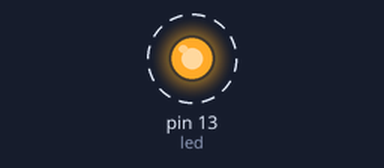
A sketch run on a simulated Arduino Uno, built with avr-gcc and run on an emulated ATmega328P. Parts: output pins drawn as LEDs (lit = HIGH). Dashed ring = blinking. What the sketch prints to the serial monitor is not drawn.

Above: at 0.2 s.
Timing chart, 0 to 3.0 s (numbered marks = the images above):
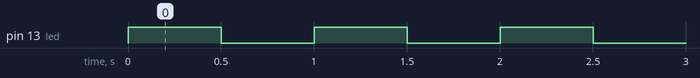

Measured:
- by itself, pin 13 (led): alternates HIGH for 0.50 s and LOW for 0.50 s

The sketch:

UNI2_Prog_21_compin_conexion.ino
```cpp
int led = 13;

void setup(){
pinMode(led, OUTPUT);

Serial.begin(9600);
}

void loop (){
digitalWrite(led,1);
Serial.println("Led Prende");
delay(500);
digitalWrite(led,0);
Serial.println("Led se apaga");
delay(500);

}
```
